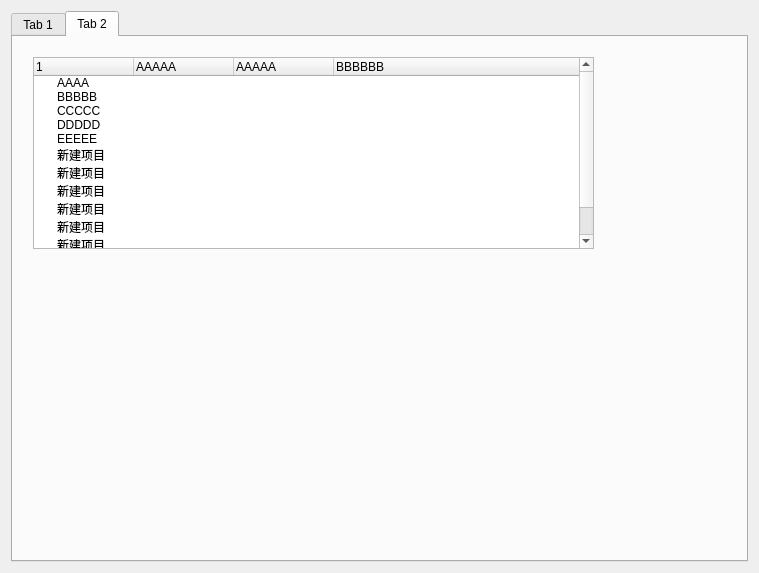
<?xml version="1.0" encoding="UTF-8"?>
<ui version="4.0">
 <class>QssShowWidget</class>
 <widget class="QWidget" name="QssShowWidget">
  <property name="geometry">
   <rect>
    <x>0</x>
    <y>0</y>
    <width>759</width>
    <height>573</height>
   </rect>
  </property>
  <property name="windowTitle">
   <string>Form</string>
  </property>
  <layout class="QGridLayout" name="gridLayout_3">
   <item row="0" column="0">
    <widget class="QTabWidget" name="tabWidget">
     <property name="currentIndex">
      <number>1</number>
     </property>
     <widget class="QWidget" name="tab">
      <attribute name="title">
       <string>Tab 1</string>
      </attribute>
      <widget class="QLineEdit" name="lineEdit">
       <property name="geometry">
        <rect>
         <x>11</x>
         <y>11</y>
         <width>171</width>
         <height>24</height>
        </rect>
       </property>
      </widget>
      <widget class="QLabel" name="label">
       <property name="geometry">
        <rect>
         <x>400</x>
         <y>10</y>
         <width>141</width>
         <height>31</height>
        </rect>
       </property>
       <property name="text">
        <string>这是一个静态文本</string>
       </property>
      </widget>
      <widget class="QGroupBox" name="groupBox">
       <property name="geometry">
        <rect>
         <x>11</x>
         <y>42</y>
         <width>582</width>
         <height>470</height>
        </rect>
       </property>
       <property name="title">
        <string>GroupBox</string>
       </property>
       <widget class="QPushButton" name="pushButton">
        <property name="geometry">
         <rect>
          <x>120</x>
          <y>270</y>
          <width>93</width>
          <height>28</height>
         </rect>
        </property>
        <property name="text">
         <string>按钮</string>
        </property>
       </widget>
       <widget class="QRadioButton" name="radioButton">
        <property name="geometry">
         <rect>
          <x>380</x>
          <y>130</y>
          <width>115</width>
          <height>19</height>
         </rect>
        </property>
        <property name="text">
         <string>RadioButton</string>
        </property>
       </widget>
       <widget class="QCheckBox" name="checkBox">
        <property name="geometry">
         <rect>
          <x>606</x>
          <y>31</y>
          <width>91</width>
          <height>19</height>
         </rect>
        </property>
        <property name="text">
         <string>CheckBox</string>
        </property>
       </widget>
       <widget class="QTextEdit" name="textEdit">
        <property name="geometry">
         <rect>
          <x>12</x>
          <y>62</y>
          <width>256</width>
          <height>192</height>
         </rect>
        </property>
       </widget>
       <widget class="QSpinBox" name="spinBox">
        <property name="geometry">
         <rect>
          <x>365</x>
          <y>248</y>
          <width>161</width>
          <height>24</height>
         </rect>
        </property>
       </widget>
       <widget class="QDoubleSpinBox" name="doubleSpinBox">
        <property name="geometry">
         <rect>
          <x>606</x>
          <y>248</y>
          <width>66</width>
          <height>24</height>
         </rect>
        </property>
       </widget>
       <widget class="QComboBox" name="comboBox">
        <property name="geometry">
         <rect>
          <x>380</x>
          <y>30</y>
          <width>131</width>
          <height>21</height>
         </rect>
        </property>
        <item>
         <property name="text">
          <string>小李</string>
         </property>
        </item>
        <item>
         <property name="text">
          <string>小王</string>
         </property>
        </item>
        <item>
         <property name="text">
          <string>小赵</string>
         </property>
        </item>
       </widget>
       <widget class="QPushButton" name="pushButton_2">
        <property name="enabled">
         <bool>false</bool>
        </property>
        <property name="geometry">
         <rect>
          <x>20</x>
          <y>270</y>
          <width>93</width>
          <height>28</height>
         </rect>
        </property>
        <property name="text">
         <string>禁用</string>
        </property>
       </widget>
       <widget class="QCheckBox" name="checkBox_2">
        <property name="geometry">
         <rect>
          <x>380</x>
          <y>90</y>
          <width>91</width>
          <height>19</height>
         </rect>
        </property>
        <property name="text">
         <string>CheckBox</string>
        </property>
       </widget>
      </widget>
      <widget class="QLabel" name="label_2">
       <property name="enabled">
        <bool>false</bool>
       </property>
       <property name="geometry">
        <rect>
         <x>550</x>
         <y>10</y>
         <width>161</width>
         <height>31</height>
        </rect>
       </property>
       <property name="text">
        <string>这是一个禁用静态文本</string>
       </property>
      </widget>
      <widget class="QLineEdit" name="lineEdit_2">
       <property name="enabled">
        <bool>false</bool>
       </property>
       <property name="geometry">
        <rect>
         <x>190</x>
         <y>10</y>
         <width>171</width>
         <height>24</height>
        </rect>
       </property>
       <property name="text">
        <string>这是一个禁用文本</string>
       </property>
      </widget>
     </widget>
     <widget class="QWidget" name="tab_2">
      <attribute name="title">
       <string>Tab 2</string>
      </attribute>
      <widget class="QTreeWidget" name="treeWidget">
       <property name="geometry">
        <rect>
         <x>20</x>
         <y>20</y>
         <width>561</width>
         <height>192</height>
        </rect>
       </property>
       <column>
        <property name="text">
         <string>1</string>
        </property>
       </column>
       <column>
        <property name="text">
         <string>AAAAA</string>
        </property>
       </column>
       <column>
        <property name="text">
         <string>AAAAA</string>
        </property>
       </column>
       <column>
        <property name="text">
         <string>BBBBBB</string>
        </property>
       </column>
       <item>
        <property name="text">
         <string>AAAA</string>
        </property>
       </item>
       <item>
        <property name="text">
         <string>BBBBB</string>
        </property>
       </item>
       <item>
        <property name="text">
         <string>CCCCC</string>
        </property>
       </item>
       <item>
        <property name="text">
         <string>DDDDD</string>
        </property>
       </item>
       <item>
        <property name="text">
         <string>EEEEE</string>
        </property>
       </item>
       <item>
        <property name="text">
         <string>新建项目</string>
        </property>
       </item>
       <item>
        <property name="text">
         <string>新建项目</string>
        </property>
       </item>
       <item>
        <property name="text">
         <string>新建项目</string>
        </property>
       </item>
       <item>
        <property name="text">
         <string>新建项目</string>
        </property>
       </item>
       <item>
        <property name="text">
         <string>新建项目</string>
        </property>
       </item>
       <item>
        <property name="text">
         <string>新建项目</string>
        </property>
       </item>
       <item>
        <property name="text">
         <string>新建项目</string>
        </property>
       </item>
      </widget>
     </widget>
    </widget>
   </item>
  </layout>
 </widget>
 <resources/>
 <connections/>
</ui>
